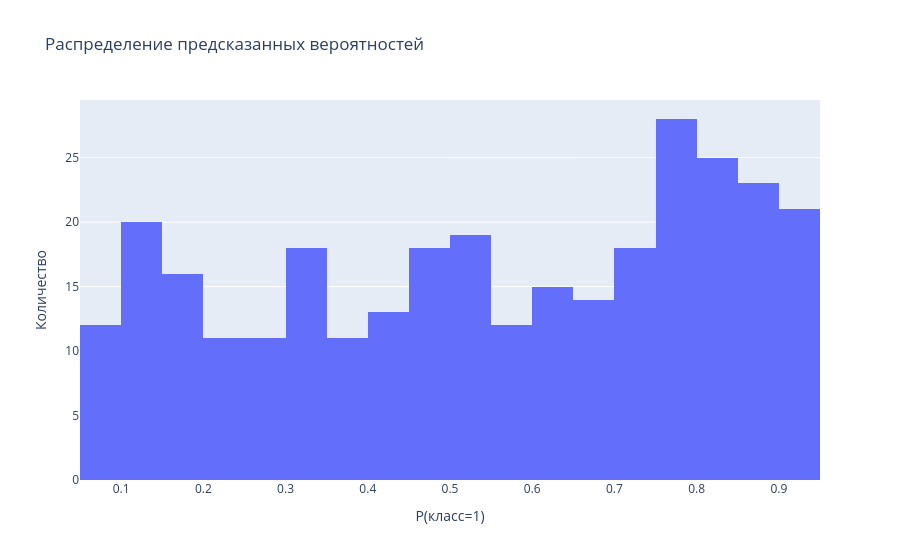

Source (notebook cell):
### Code cell
# Гистограмма вероятностей (насколько модель уверена)
fig_p = px.histogram(x=final_pred, nbins=30, title='Распределение предсказанных вероятностей')
fig_p.update_layout(xaxis_title='P(класс=1)', yaxis_title='Количество')
fig_p.show()

### Figure 1 — Plotly figure (JSON) as saved in the notebook; plotly's stock layout.template omitted (floating-point values rounded to 4 significant figures; data arrays with more than 128 entries replaced by an {"elided": "..."} marker saying what was removed)
{"data": [{"bingroup": "x", "hovertemplate": "x=%{x}<br>count=%{y}<extra></extra>", "legendgroup": "", "marker": {"color": "#636efa", "pattern": {"shape": ""}}, "name": "", "nbinsx": 30, "orientation": "v", "showlegend": false, "type": "histogram", "x": {"elided": "305 float values"}, "xaxis": "x", "yaxis": "y"}], "layout": {"barmode": "relative", "legend": {"tracegroupgap": 0}, "title": {"text": "Распределение предсказанных вероятностей"}, "xaxis": {"anchor": "y", "domain": [0, 1], "title": {"text": "P(класс=1)"}}, "yaxis": {"anchor": "x", "domain": [0, 1], "title": {"text": "Количество"}}}}
